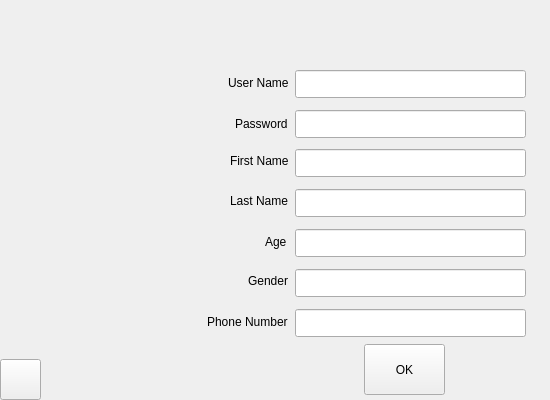
<?xml version="1.0" encoding="UTF-8"?>
<ui version="4.0">
 <class>SignUp</class>
 <widget class="QWidget" name="SignUp">
  <property name="geometry">
   <rect>
    <x>0</x>
    <y>0</y>
    <width>550</width>
    <height>400</height>
   </rect>
  </property>
  <property name="windowTitle">
   <string>Form</string>
  </property>
  <widget class="QLabel" name="label">
   <property name="geometry">
    <rect>
     <x>230</x>
     <y>140</y>
     <width>71</width>
     <height>41</height>
    </rect>
   </property>
   <property name="text">
    <string>First Name</string>
   </property>
  </widget>
  <widget class="QLabel" name="label_3">
   <property name="geometry">
    <rect>
     <x>265</x>
     <y>221</y>
     <width>31</width>
     <height>41</height>
    </rect>
   </property>
   <property name="text">
    <string>Age</string>
   </property>
  </widget>
  <widget class="QLabel" name="label_4">
   <property name="geometry">
    <rect>
     <x>230</x>
     <y>180</y>
     <width>71</width>
     <height>41</height>
    </rect>
   </property>
   <property name="text">
    <string>Last Name</string>
   </property>
  </widget>
  <widget class="QLabel" name="label_5">
   <property name="geometry">
    <rect>
     <x>248</x>
     <y>260</y>
     <width>51</width>
     <height>41</height>
    </rect>
   </property>
   <property name="text">
    <string>Gender</string>
   </property>
  </widget>
  <widget class="QLabel" name="label_6">
   <property name="geometry">
    <rect>
     <x>207</x>
     <y>301</y>
     <width>101</width>
     <height>41</height>
    </rect>
   </property>
   <property name="text">
    <string>Phone Number</string>
   </property>
  </widget>
  <widget class="QLineEdit" name="lineEdit_FirstName">
   <property name="geometry">
    <rect>
     <x>295</x>
     <y>149</y>
     <width>231</width>
     <height>28</height>
    </rect>
   </property>
  </widget>
  <widget class="QLineEdit" name="lineEdit_LastName">
   <property name="geometry">
    <rect>
     <x>295</x>
     <y>189</y>
     <width>231</width>
     <height>28</height>
    </rect>
   </property>
  </widget>
  <widget class="QLineEdit" name="lineEdit_Age">
   <property name="geometry">
    <rect>
     <x>295</x>
     <y>229</y>
     <width>231</width>
     <height>28</height>
    </rect>
   </property>
  </widget>
  <widget class="QLineEdit" name="lineEdit_Gender">
   <property name="geometry">
    <rect>
     <x>295</x>
     <y>269</y>
     <width>231</width>
     <height>28</height>
    </rect>
   </property>
  </widget>
  <widget class="QLineEdit" name="lineEdit_PhoneNumber">
   <property name="geometry">
    <rect>
     <x>295</x>
     <y>309</y>
     <width>231</width>
     <height>28</height>
    </rect>
   </property>
  </widget>
  <widget class="QLineEdit" name="lineEdit_Password">
   <property name="geometry">
    <rect>
     <x>295</x>
     <y>110</y>
     <width>231</width>
     <height>28</height>
    </rect>
   </property>
  </widget>
  <widget class="QLineEdit" name="lineEdit_UserName">
   <property name="geometry">
    <rect>
     <x>295</x>
     <y>70</y>
     <width>231</width>
     <height>28</height>
    </rect>
   </property>
  </widget>
  <widget class="QLabel" name="label_2">
   <property name="geometry">
    <rect>
     <x>228</x>
     <y>62</y>
     <width>81</width>
     <height>41</height>
    </rect>
   </property>
   <property name="text">
    <string>User Name</string>
   </property>
  </widget>
  <widget class="QLabel" name="label_7">
   <property name="geometry">
    <rect>
     <x>235</x>
     <y>103</y>
     <width>71</width>
     <height>41</height>
    </rect>
   </property>
   <property name="text">
    <string>Password</string>
   </property>
  </widget>
  <widget class="QLabel" name="label_8">
   <property name="geometry">
    <rect>
     <x>320</x>
     <y>0</y>
     <width>161</width>
     <height>71</height>
    </rect>
   </property>
   <property name="styleSheet">
    <string notr="true">image: url(:/Login/Login15.png);</string>
   </property>
   <property name="text">
    <string/>
   </property>
  </widget>
  <widget class="QPushButton" name="pushButton_Ok">
   <property name="geometry">
    <rect>
     <x>364</x>
     <y>344</y>
     <width>81</width>
     <height>51</height>
    </rect>
   </property>
   <property name="cursor">
    <cursorShape>PointingHandCursor</cursorShape>
   </property>
   <property name="text">
    <string>OK</string>
   </property>
  </widget>
  <widget class="QPushButton" name="pushButton_Back">
   <property name="geometry">
    <rect>
     <x>0</x>
     <y>359</y>
     <width>41</width>
     <height>41</height>
    </rect>
   </property>
   <property name="cursor">
    <cursorShape>PointingHandCursor</cursorShape>
   </property>
   <property name="styleSheet">
    <string notr="true">image: url(:/Login/Login17.png);</string>
   </property>
   <property name="text">
    <string/>
   </property>
  </widget>
 </widget>
 <resources/>
 <connections/>
</ui>
